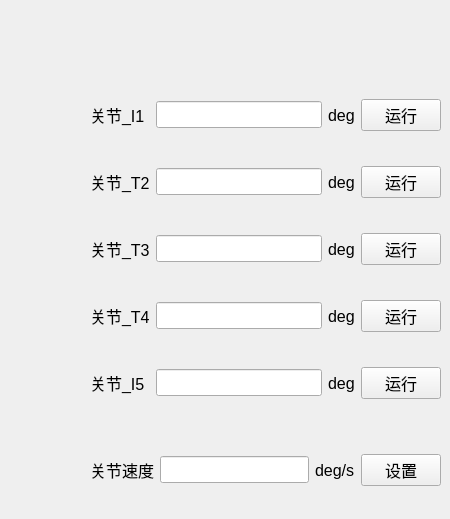
    <widget class="QWidget" name="tab">
     <property name="font">
      <font>
       <pointsize>12</pointsize>
      </font>
     </property>
     <attribute name="title">
      <string>关节空间位置控制</string>
     </attribute>
     <widget class="QWidget" name="gridLayoutWidget_2">
      <property name="geometry">
       <rect>
        <x>90</x>
        <y>70</y>
        <width>351</width>
        <height>361</height>
       </rect>
      </property>
      <layout class="QGridLayout" name="gridLayout_2">
       <item row="2" column="1">
        <widget class="QLineEdit" name="lineEdit_9">
         <property name="toolTip">
          <string>&lt;html&gt;&lt;head/&gt;&lt;body&gt;&lt;p&gt;-120~120度&lt;/p&gt;&lt;/body&gt;&lt;/html&gt;</string>
         </property>
         <property name="alignment">
          <set>Qt::AlignCenter</set>
         </property>
        </widget>
       </item>
       <item row="1" column="0">
        <widget class="QLabel" name="label_14">
         <property name="text">
          <string>关节_T2</string>
         </property>
        </widget>
       </item>
       <item row="2" column="2">
        <widget class="QLabel" name="label_20">
         <property name="text">
          <string>deg</string>
         </property>
        </widget>
       </item>
       <item row="2" column="0">
        <widget class="QLabel" name="label_15">
         <property name="text">
          <string>关节_T3</string>
         </property>
        </widget>
       </item>
       <item row="0" column="2">
        <widget class="QLabel" name="label_18">
         <property name="text">
          <string>deg</string>
         </property>
        </widget>
       </item>
       <item row="4" column="1">
        <widget class="QLineEdit" name="lineEdit_11">
         <property name="toolTip">
          <string>&lt;html&gt;&lt;head/&gt;&lt;body&gt;&lt;p&gt;-360~360度&lt;/p&gt;&lt;/body&gt;&lt;/html&gt;</string>
         </property>
         <property name="alignment">
          <set>Qt::AlignCenter</set>
         </property>
        </widget>
       </item>
       <item row="1" column="1">
        <widget class="QLineEdit" name="lineEdit_8">
         <property name="toolTip">
          <string>&lt;html&gt;&lt;head/&gt;&lt;body&gt;&lt;p&gt;-120~120度&lt;/p&gt;&lt;/body&gt;&lt;/html&gt;</string>
         </property>
         <property name="alignment">
          <set>Qt::AlignCenter</set>
         </property>
        </widget>
       </item>
       <item row="3" column="2">
        <widget class="QLabel" name="label_21">
         <property name="text">
          <string>deg</string>
         </property>
        </widget>
       </item>
       <item row="3" column="0">
        <widget class="QLabel" name="label_16">
         <property name="text">
          <string>关节_T4</string>
         </property>
        </widget>
       </item>
       <item row="0" column="1">
        <widget class="QLineEdit" name="lineEdit_7">
         <property name="toolTip">
          <string>&lt;html&gt;&lt;head/&gt;&lt;body&gt;&lt;p&gt;-360~360度&lt;/p&gt;&lt;/body&gt;&lt;/html&gt;</string>
         </property>
         <property name="alignment">
          <set>Qt::AlignCenter</set>
         </property>
        </widget>
       </item>
       <item row="1" column="2">
        <widget class="QLabel" name="label_19">
         <property name="text">
          <string>deg</string>
         </property>
        </widget>
       </item>
       <item row="4" column="3">
        <widget class="QPushButton" name="pushButton_5">
         <property name="text">
          <string>运行</string>
         </property>
        </widget>
       </item>
       <item row="1" column="3">
        <widget class="QPushButton" name="pushButton_2">
         <property name="text">
          <string>运行</string>
         </property>
        </widget>
       </item>
       <item row="0" column="0">
        <widget class="QLabel" name="label_13">
         <property name="text">
          <string>关节_I1</string>
         </property>
        </widget>
       </item>
       <item row="4" column="0">
        <widget class="QLabel" name="label_17">
         <property name="text">
          <string>关节_I5</string>
         </property>
        </widget>
       </item>
       <item row="2" column="3">
        <widget class="QPushButton" name="pushButton_3">
         <property name="text">
          <string>运行</string>
         </property>
        </widget>
       </item>
       <item row="0" column="3">
        <widget class="QPushButton" name="pushButton">
         <property name="text">
          <string>运行</string>
         </property>
        </widget>
       </item>
       <item row="3" column="3">
        <widget class="QPushButton" name="pushButton_4">
         <property name="text">
          <string>运行</string>
         </property>
        </widget>
       </item>
       <item row="4" column="2">
        <widget class="QLabel" name="label_22">
         <property name="text">
          <string>deg</string>
         </property>
        </widget>
       </item>
       <item row="3" column="1">
        <widget class="QLineEdit" name="lineEdit_10">
         <property name="toolTip">
          <string>&lt;html&gt;&lt;head/&gt;&lt;body&gt;&lt;p&gt;-120~120度&lt;/p&gt;&lt;/body&gt;&lt;/html&gt;</string>
         </property>
         <property name="alignment">
          <set>Qt::AlignCenter</set>
         </property>
        </widget>
       </item>
      </layout>
     </widget>
     <widget class="QWidget" name="horizontalLayoutWidget">
      <property name="geometry">
       <rect>
        <x>90</x>
        <y>430</y>
        <width>351</width>
        <height>80</height>
       </rect>
      </property>
      <layout class="QHBoxLayout" name="horizontalLayout">
       <item>
        <widget class="QLabel" name="label_23">
         <property name="text">
          <string>关节速度</string>
         </property>
        </widget>
       </item>
       <item>
        <widget class="QLineEdit" name="lineEdit_12">
         <property name="toolTip">
          <string>&lt;html&gt;&lt;head/&gt;&lt;body&gt;&lt;p align=&quot;center&quot;&gt;1~30度/秒&lt;/p&gt;&lt;/body&gt;&lt;/html&gt;</string>
         </property>
         <property name="alignment">
          <set>Qt::AlignCenter</set>
         </property>
        </widget>
       </item>
       <item>
        <widget class="QLabel" name="label_24">
         <property name="text">
          <string>deg/s</string>
         </property>
        </widget>
       </item>
       <item>
        <widget class="QPushButton" name="pushButton_6">
         <property name="text">
          <string>设置</string>
         </property>
        </widget>
       </item>
      </layout>
     </widget>
    </widget>
